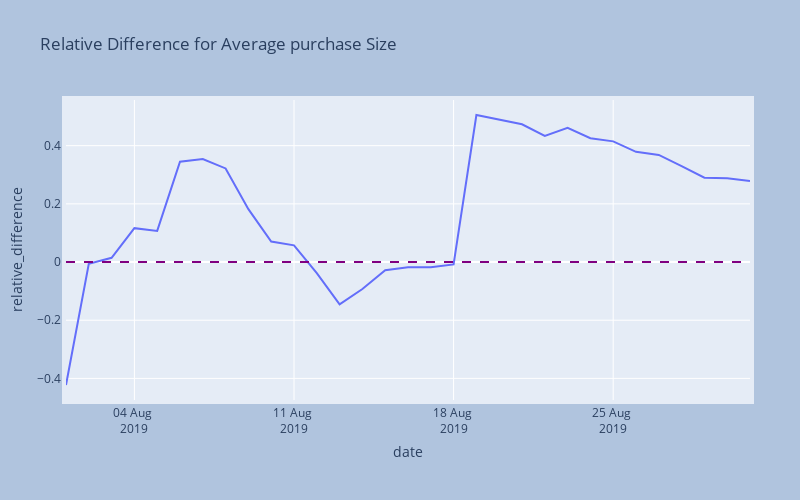

Here is the notebook cell this chart was saved with:
### Code cell
# plotting relative difference for the average purchase sizes
fig = px.line(mergedCumulativeRevenue,
              x = 'date',
              y = 'relative_difference',
              title = 'Relative Difference for Average purchase Size')
#adding reference line
fig.add_hline(y = 0,
              line_dash = 'dash',
              line_color = 'purple')
fig.update_layout(autosize = False, width = 800, height = 500, margin = dict(
        l = 50, r = 50, b = 100, t = 100, pad = 4), paper_bgcolor = 'LightSteelBlue',
                  xaxis_tickformat = '%d %b <br>%Y')
fig.show()

### Figure 1 — Plotly figure (JSON) as saved in the notebook; plotly's stock layout.template omitted (floating-point values rounded to 4 significant figures)
{"data": [{"hovertemplate": "date=%{x}<br>relative_difference=%{y}<extra></extra>", "legendgroup": "", "line": {"color": "#636efa", "dash": "solid"}, "marker": {"symbol": "circle"}, "mode": "lines", "name": "", "orientation": "v", "showlegend": false, "type": "scatter", "x": ["2019-08-01T00:00:00", "2019-08-02T00:00:00", "2019-08-03T00:00:00", "2019-08-04T00:00:00", "2019-08-05T00:00:00", "2019-08-06T00:00:00", "2019-08-07T00:00:00", "2019-08-08T00:00:00", "2019-08-09T00:00:00", "2019-08-10T00:00:00", "2019-08-11T00:00:00", "2019-08-12T00:00:00", "2019-08-13T00:00:00", "2019-08-14T00:00:00", "2019-08-15T00:00:00", "2019-08-16T00:00:00", "2019-08-17T00:00:00", "2019-08-18T00:00:00", "2019-08-19T00:00:00", "2019-08-20T00:00:00", "2019-08-21T00:00:00", "2019-08-22T00:00:00", "2019-08-23T00:00:00", "2019-08-24T00:00:00", "2019-08-25T00:00:00", "2019-08-26T00:00:00", "2019-08-27T00:00:00", "2019-08-28T00:00:00", "2019-08-29T00:00:00", "2019-08-30T00:00:00", "2019-08-31T00:00:00"], "xaxis": "x", "y": [-0.4227, -0.006114, 0.01451, 0.1165, 0.1071, 0.345, 0.3543, 0.3218, 0.1817, 0.07066, 0.05735, -0.03804, -0.1454, -0.09269, -0.02793, -0.01828, -0.01799, -0.008354, 0.5054, 0.4885, 0.4735, 0.4333, 0.4614, 0.4257, 0.4148, 0.3787, 0.3683, 0.3297, 0.2897, 0.2882, 0.2783], "yaxis": "y"}], "layout": {"autosize": false, "height": 500, "legend": {"tracegroupgap": 0}, "margin": {"b": 100, "l": 50, "pad": 4, "r": 50, "t": 100}, "paper_bgcolor": "LightSteelBlue", "shapes": [{"line": {"color": "purple", "dash": "dash"}, "type": "line", "x0": 0, "x1": 1, "xref": "x domain", "y0": 0, "y1": 0, "yref": "y"}], "title": {"text": "Relative Difference for Average purchase Size"}, "width": 800, "xaxis": {"anchor": "y", "domain": [0, 1], "tickformat": "%d %b <br>%Y", "title": {"text": "date"}}, "yaxis": {"anchor": "x", "domain": [0, 1], "title": {"text": "relative_difference"}}}}
